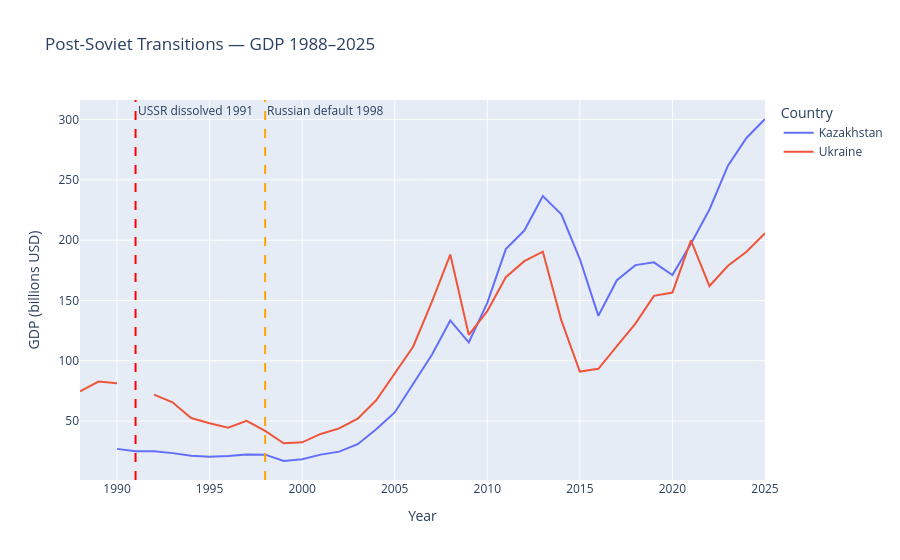

This figure's notebook cell:
### Code cell
# Post-Soviet transitions
post_soviet = ['Russian Federation', 'Ukraine', 'Kazakhstan']
post_soviet_present = [c for c in post_soviet if c in full_data['Country'].values]
sel = full_data[(full_data['Country'].isin(post_soviet_present)) & (full_data['Year'] >= 1988)]
fig = px.line(sel, x='Year', y='GDP', color='Country',
              title='Post-Soviet Transitions — GDP 1988–2025')
fig.add_vline(x=1991, line_dash='dash', line_color='red', annotation_text='USSR dissolved 1991')
fig.add_vline(x=1998, line_dash='dash', line_color='orange', annotation_text='Russian default 1998')
fig.update_layout(yaxis_title='GDP (billions USD)')
fig.show()

### Figure 1 — Plotly figure (JSON) as saved in the notebook; plotly's stock layout.template omitted (floating-point values rounded to 4 significant figures)
{"data": [{"hovertemplate": "Country=Kazakhstan<br>Year=%{x}<br>GDP=%{y}<extra></extra>", "legendgroup": "Kazakhstan", "line": {"color": "#636efa", "dash": "solid"}, "marker": {"symbol": "circle"}, "mode": "lines", "name": "Kazakhstan", "orientation": "v", "showlegend": true, "type": "scatter", "x": [1988, 1989, 1990, 1991, 1992, 1993, 1994, 1995, 1996, 1997, 1998, 1999, 2000, 2001, 2002, 2003, 2004, 2005, 2006, 2007, 2008, 2009, 2010, 2011, 2012, 2013, 2014, 2015, 2016, 2017, 2018, 2019, 2020, 2021, 2022, 2023, 2024, 2025], "xaxis": "x", "y": [NaN, NaN, 26.93, 24.92, 24.92, 23.41, 21.25, 20.37, 21.04, 22.17, 22.14, 16.87, 18.29, 22.15, 24.64, 30.83, 43.15, 57.12, 81.0, 104.8, 133.4, 115.3, 148.1, 192.6, 208.0, 236.6, 221.4, 184.4, 137.3, 166.8, 179.3, 181.7, 171.1, 197.1, 225.5, 261.8, 284.8, 300.5], "yaxis": "y"}, {"hovertemplate": "Country=Ukraine<br>Year=%{x}<br>GDP=%{y}<extra></extra>", "legendgroup": "Ukraine", "line": {"color": "#EF553B", "dash": "solid"}, "marker": {"symbol": "circle"}, "mode": "lines", "name": "Ukraine", "orientation": "v", "showlegend": true, "type": "scatter", "x": [1988, 1989, 1990, 1991, 1992, 1993, 1994, 1995, 1996, 1997, 1998, 1999, 2000, 2001, 2002, 2003, 2004, 2005, 2006, 2007, 2008, 2009, 2010, 2011, 2012, 2013, 2014, 2015, 2016, 2017, 2018, 2019, 2020, 2021, 2022, 2023, 2024, 2025], "xaxis": "x", "y": [74.7, 82.71, 81.39, NaN, 71.9, 65.61, 52.54, 48.21, 44.56, 50.15, 41.88, 31.58, 32.38, 39.31, 43.96, 52.01, 67.22, 89.24, 111.9, 148.7, 188.1, 121.5, 141.2, 169.3, 182.6, 190.5, 133.5, 91.03, 93.36, 112.1, 130.9, 153.9, 156.6, 199.8, 162.0, 178.8, 190.4, 205.7], "yaxis": "y"}], "layout": {"annotations": [{"showarrow": false, "text": "USSR dissolved 1991", "x": 1991, "xanchor": "left", "xref": "x", "y": 1, "yanchor": "top", "yref": "y domain"}, {"showarrow": false, "text": "Russian default 1998", "x": 1998, "xanchor": "left", "xref": "x", "y": 1, "yanchor": "top", "yref": "y domain"}], "legend": {"title": {"text": "Country"}, "tracegroupgap": 0}, "shapes": [{"line": {"color": "red", "dash": "dash"}, "type": "line", "x0": 1991, "x1": 1991, "xref": "x", "y0": 0, "y1": 1, "yref": "y domain"}, {"line": {"color": "orange", "dash": "dash"}, "type": "line", "x0": 1998, "x1": 1998, "xref": "x", "y0": 0, "y1": 1, "yref": "y domain"}], "title": {"text": "Post-Soviet Transitions — GDP 1988–2025"}, "xaxis": {"anchor": "y", "domain": [0.0, 1.0], "title": {"text": "Year"}}, "yaxis": {"anchor": "x", "domain": [0.0, 1.0], "title": {"text": "GDP (billions USD)"}}}}
